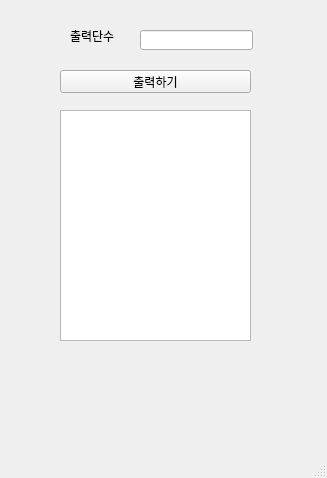
<?xml version="1.0" encoding="UTF-8"?>
<ui version="4.0">
 <class>MainWindow</class>
 <widget class="QMainWindow" name="MainWindow">
  <property name="geometry">
   <rect>
    <x>0</x>
    <y>0</y>
    <width>327</width>
    <height>478</height>
   </rect>
  </property>
  <property name="windowTitle">
   <string>MainWindow</string>
  </property>
  <widget class="QWidget" name="centralwidget">
   <widget class="QLabel" name="lbl">
    <property name="geometry">
     <rect>
      <x>70</x>
      <y>30</y>
      <width>56</width>
      <height>12</height>
     </rect>
    </property>
    <property name="text">
     <string>출력단수</string>
    </property>
   </widget>
   <widget class="QPushButton" name="pb">
    <property name="geometry">
     <rect>
      <x>60</x>
      <y>70</y>
      <width>191</width>
      <height>23</height>
     </rect>
    </property>
    <property name="text">
     <string>출력하기</string>
    </property>
   </widget>
   <widget class="QLineEdit" name="le">
    <property name="geometry">
     <rect>
      <x>140</x>
      <y>30</y>
      <width>113</width>
      <height>20</height>
     </rect>
    </property>
   </widget>
   <widget class="QTextEdit" name="te">
    <property name="geometry">
     <rect>
      <x>60</x>
      <y>110</y>
      <width>191</width>
      <height>231</height>
     </rect>
    </property>
   </widget>
  </widget>
  <widget class="QMenuBar" name="menubar">
   <property name="geometry">
    <rect>
     <x>0</x>
     <y>0</y>
     <width>327</width>
     <height>21</height>
    </rect>
   </property>
  </widget>
  <widget class="QStatusBar" name="statusbar"/>
 </widget>
 <resources/>
 <connections/>
</ui>
